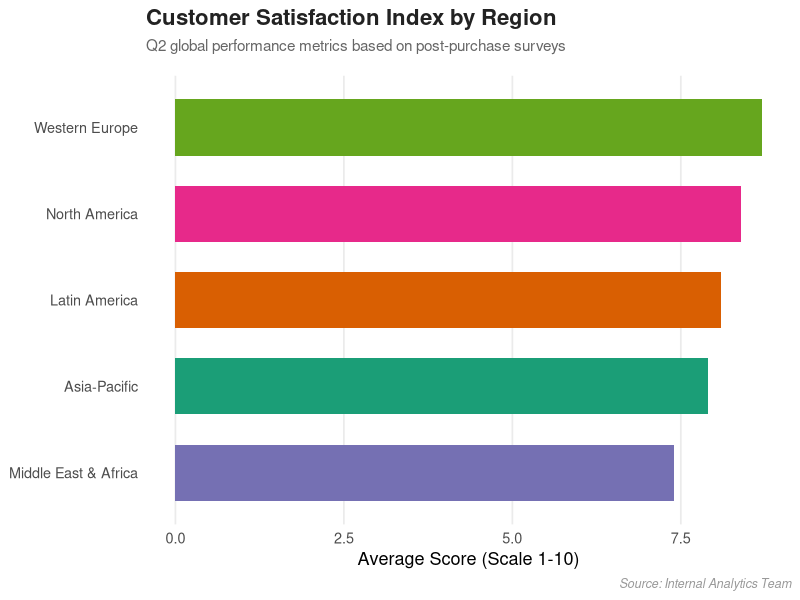
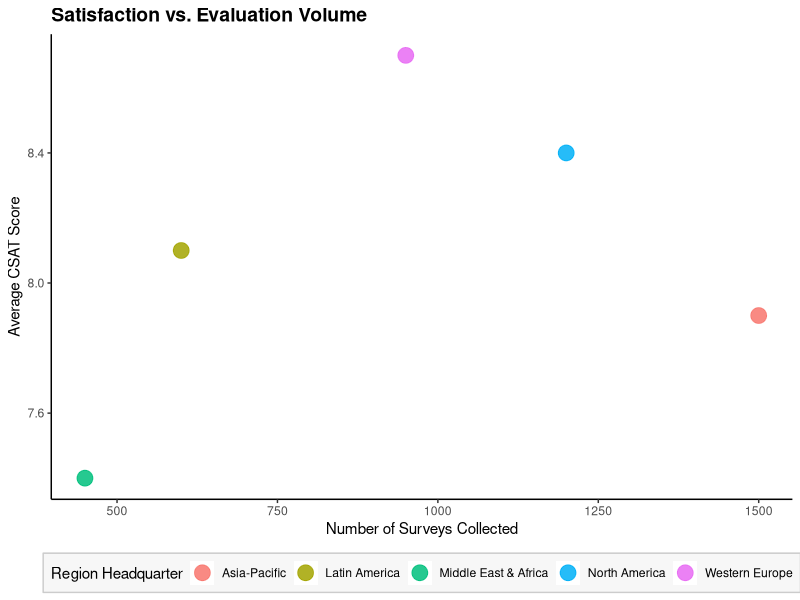

Write R code to recreate these figures, in order.
# ==============================================================================
# Day 15: Polished Plots
# 30-Days-Of-R
# Author: Benjamin Kithome
# ==============================================================================

# Load required libraries
library(tidyverse)
# ------------------------------------------------------------------------------
# 1. Setup Mock Dataset
# ------------------------------------------------------------------------------
# Simulating a clean summary dataset of customer satisfaction scores across regions
regional_satisfaction <- tibble(
  region = c("North America", "Western Europe", "Asia-Pacific", "Latin America", "Middle East & Africa"),
  avg_score = c(8.4, 8.7, 7.9, 8.1, 7.4),
  sample_size = c(1200, 950, 1500, 600, 450)
)

print("--- Regional Satisfaction Data ---")
print(regional_satisfaction)

# ------------------------------------------------------------------------------
# 2. Creating a Polished Bar Chart
# ------------------------------------------------------------------------------
# Task: Create a highly customized, clean bar chart.
# We sort the bars using reorder() to guide the reader's eye naturally.
polished_bar_chart <- ggplot(
  data = regional_satisfaction, 
  aes(x = reorder(region, avg_score), y = avg_score, fill = region)
) +
  geom_col(width = 0.65, show.legend = FALSE) +
  # Use coord_flip to make the regional text labels beautifully readable
  coord_flip() +
  # Apply a crisp base theme
  theme_minimal(base_size = 13) +
  # Switch to a professional, cohesive ColorBrewer palette
  scale_fill_brewer(palette = "Dark2") +
  # Add metadata details
  labs(
    title = "Customer Satisfaction Index by Region",
    subtitle = "Q2 global performance metrics based on post-purchase surveys",
    x = NULL, # Removed since region names are self-explanatory
    y = "Average Score (Scale 1-10)",
    caption = "Source: Internal Analytics Team"
  ) +
  # Granular theme formatting
  theme(
    plot.title = element_text(face = "bold", size = 16, color = "#222222"),
    plot.subtitle = element_text(size = 11, color = "#666666", margin = margin(b = 15)),
    plot.caption = element_text(face = "italic", color = "#999999", size = 9),
    panel.grid.minor = element_blank(),
    panel.grid.major.y = element_blank() # Remove horizontal lines since bars are horizontal
  )

print("--- Rendering Polished Bar Chart ---")
print(polished_bar_chart)

# ------------------------------------------------------------------------------
# 3. Creating a Polished Scatter Plot with Legend Adjustments
# ------------------------------------------------------------------------------
# Task: Create a stylized scatter plot and position the legend at the bottom.
polished_scatter_plot <- ggplot(
  data = regional_satisfaction, 
  aes(x = sample_size, y = avg_score, color = region)
) +
  geom_point(size = 5, alpha = 0.85) +
  theme_classic() +
  labs(
    title = "Satisfaction vs. Evaluation Volume",
    x = "Number of Surveys Collected",
    y = "Average CSAT Score",
    color = "Region Headquarter"
  ) +
  theme(
    plot.title = element_text(face = "bold", size = 14),
    # Shift legend to the bottom to allocate maximum horizontal canvas space for data
    legend.position = "bottom",
    legend.background = element_rect(fill = "#f7f7f7", color = "#cccccc")
  )

print("--- Rendering Polished Scatter Plot ---")
print(polished_scatter_plot)

# ==============================================================================
# End of Day 15 Script
# ==============================================================================
